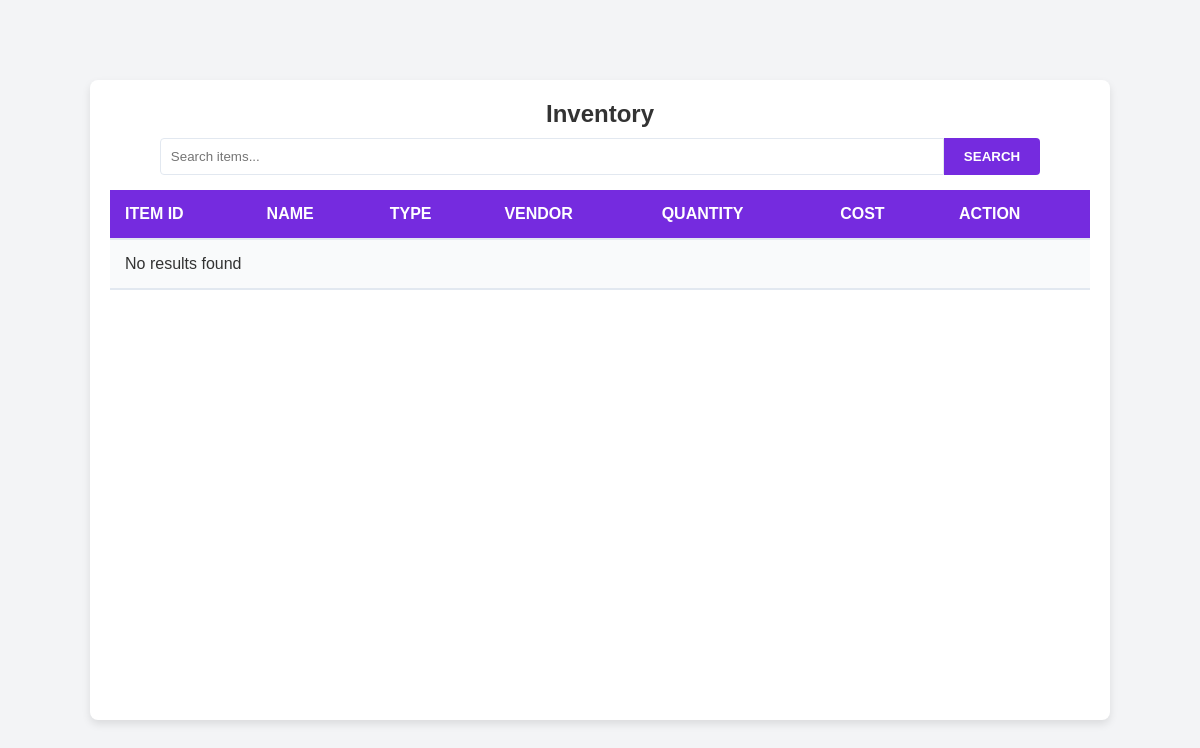
The app's page /itemList.php, older data.
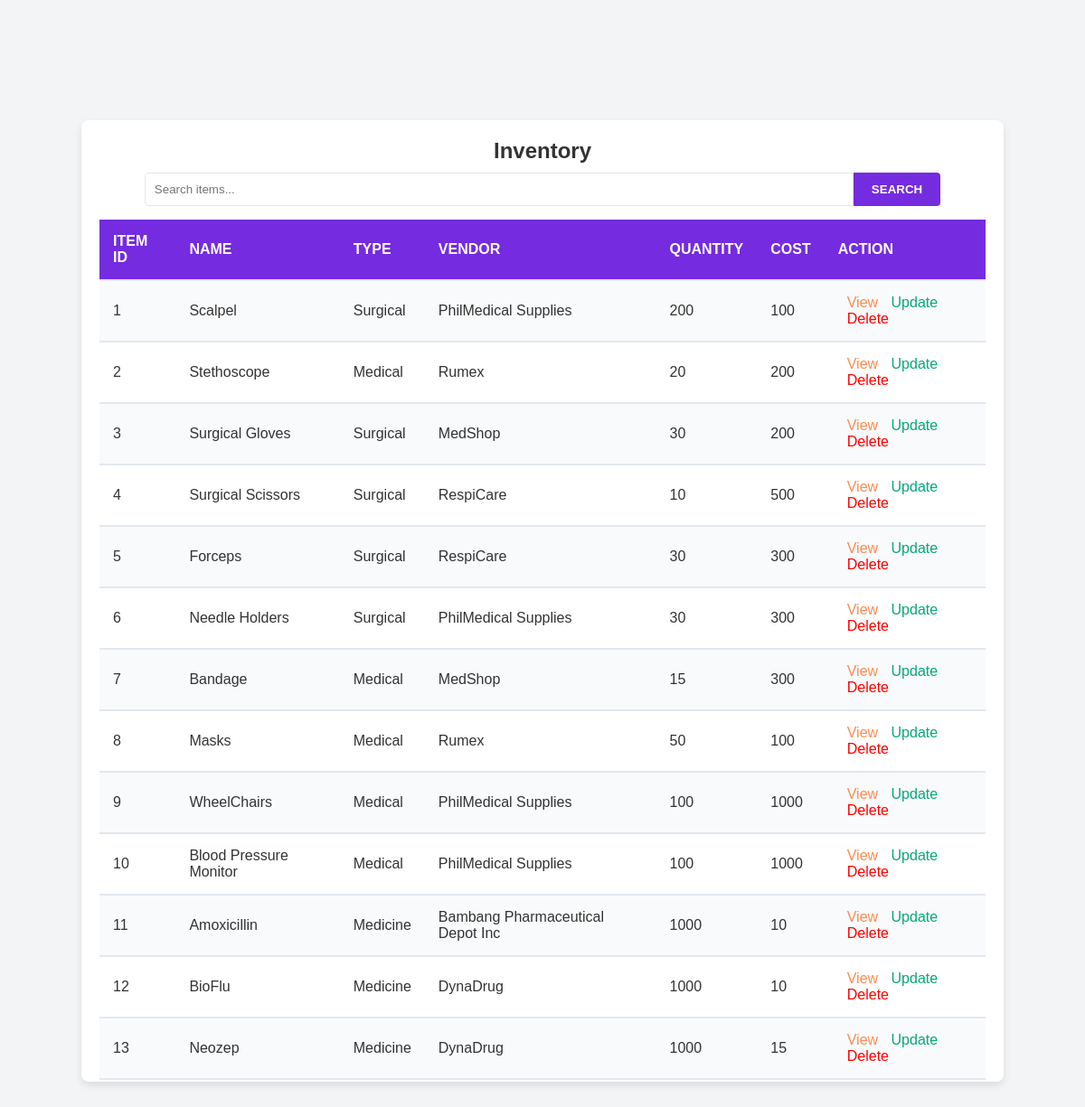
The same page, newer data.
### tables this page shows
CREATE TABLE `medicalsurgicalitem` (
  `ItemID` bigint(20) UNSIGNED NOT NULL,
  `ItemName` varchar(100) DEFAULT NULL,
  `Type` enum('Surgical','Medical','Medicine') DEFAULT NULL,
  `VendorID` int(11) DEFAULT NULL,
  `Quantity` int(11) NOT NULL,
  `cost` float NOT NULL
);

CREATE TABLE `vendor` (
  `VendorID` bigint(20) UNSIGNED NOT NULL,
  `VendorName` varchar(100) DEFAULT NULL,
  `ContactInfo` varchar(255) DEFAULT NULL,
  `Address` varchar(255) DEFAULT NULL
);

### itemList.php (the view, shortened to what this page needs)
<?php
    include 'conn.php';
    $search = isset($_GET['search']) ? $_GET['search'] : '';
    $sql = "SELECT m.*, v.VendorName
        FROM medicalsurgicalitem m
        JOIN Vendor v ON m.VendorID = v.VendorID";
    $result = $conn->query($sql);
?>
<!DOCTYPE html>
<html lang="en">
    <head>
    </head>
    <body>
        <div class="table-container">
            <h2 class="table-title">Inventory</h2>
            <form method="GET" action="">
                <div class="searchbox">
                    <input type="text" name="search" id="search" placeholder="Search items..." value="<?php echo htmlspecialchars($search); ?>">
                    <button type="submit">Search</button>
                </div>
            </form>
            <table>
                <tr>
                    <th>Item ID</th>
                    <th>Name</th>
                    <th>Type</th>
                    <th>Vendor</th>
                    <th>Quantity</th>
                    <th>Cost</th>
                    <th>Action</th>
                </tr>
                <?php
                    if ($result->num_rows > 0) {
                        while ($row = $result->fetch_assoc()) {
                            echo "
                                <tr>
                                    <td>$row[ItemID]</td>
                                    <td>$row[ItemName]</td>
                                    <td>$row[Type]</td>
                                    <td>$row[VendorName]</td>
                                    <td>$row[Quantity]</td>
                                    <td>$row[cost]</td>
                                    <td>
                                        <a class='btn view' href=''>View</a>
                                        <a class='btn update' href=''>Update</a>
                                        <a class='btn delete' href=''>Delete</a>
                                    </td>
                                </tr>
                            ";
                        }
                    } else {
                        echo "<tr><td colspan='7'>No results found</td></tr>";
                    }
                ?>
            </table>
        </div>
    </body>
</html>

Row changes from the older to the newer data that the page shows:
added medicalsurgicalitem: ItemID "1", ItemName "Scalpel", Type "Surgical", VendorID.VendorName "PhilMedical Supplies", Quantity "200", cost "100"
added medicalsurgicalitem: ItemID "2", ItemName "Stethoscope", Type "Medical", VendorID.VendorName "Rumex", Quantity "20", cost "200"
added medicalsurgicalitem: ItemID "3", ItemName "Surgical Gloves", Type "Surgical", VendorID.VendorName "MedShop", Quantity "30", cost "200"
added medicalsurgicalitem: ItemID "4", ItemName "Surgical Scissors", Type "Surgical", VendorID.VendorName "RespiCare", Quantity "10", cost "500"
added medicalsurgicalitem: ItemID "5", ItemName "Forceps", Type "Surgical", VendorID.VendorName "RespiCare", Quantity "30", cost "300"
added medicalsurgicalitem: ItemID "6", ItemName "Needle Holders", Type "Surgical", VendorID.VendorName "PhilMedical Supplies", Quantity "30", cost "300"
added medicalsurgicalitem: ItemID "7", ItemName "Bandage", Type "Medical", VendorID.VendorName "MedShop", Quantity "15", cost "300"
added medicalsurgicalitem: ItemID "8", ItemName "Masks", Type "Medical", VendorID.VendorName "Rumex", Quantity "50", cost "100"
added medicalsurgicalitem: ItemID "9", ItemName "WheelChairs", Type "Medical", VendorID.VendorName "PhilMedical Supplies", Quantity "100", cost "1000"
added medicalsurgicalitem: ItemID "10", ItemName "Blood Pressure Monitor", Type "Medical", VendorID.VendorName "PhilMedical Supplies", Quantity "100", cost "1000"
added medicalsurgicalitem: ItemID "11", ItemName "Amoxicillin", Type "Medicine", VendorID.VendorName "Bambang Pharmaceutical Depot Inc", Quantity "1000", cost "10"
added medicalsurgicalitem: ItemID "12", ItemName "BioFlu", Type "Medicine", VendorID.VendorName "DynaDrug", Quantity "1000", cost "10"
added medicalsurgicalitem: ItemID "13", ItemName "Neozep", Type "Medicine", VendorID.VendorName "DynaDrug", Quantity "1000", cost "15"
Text that changed along with them:
text no longer shown: "No results found"
